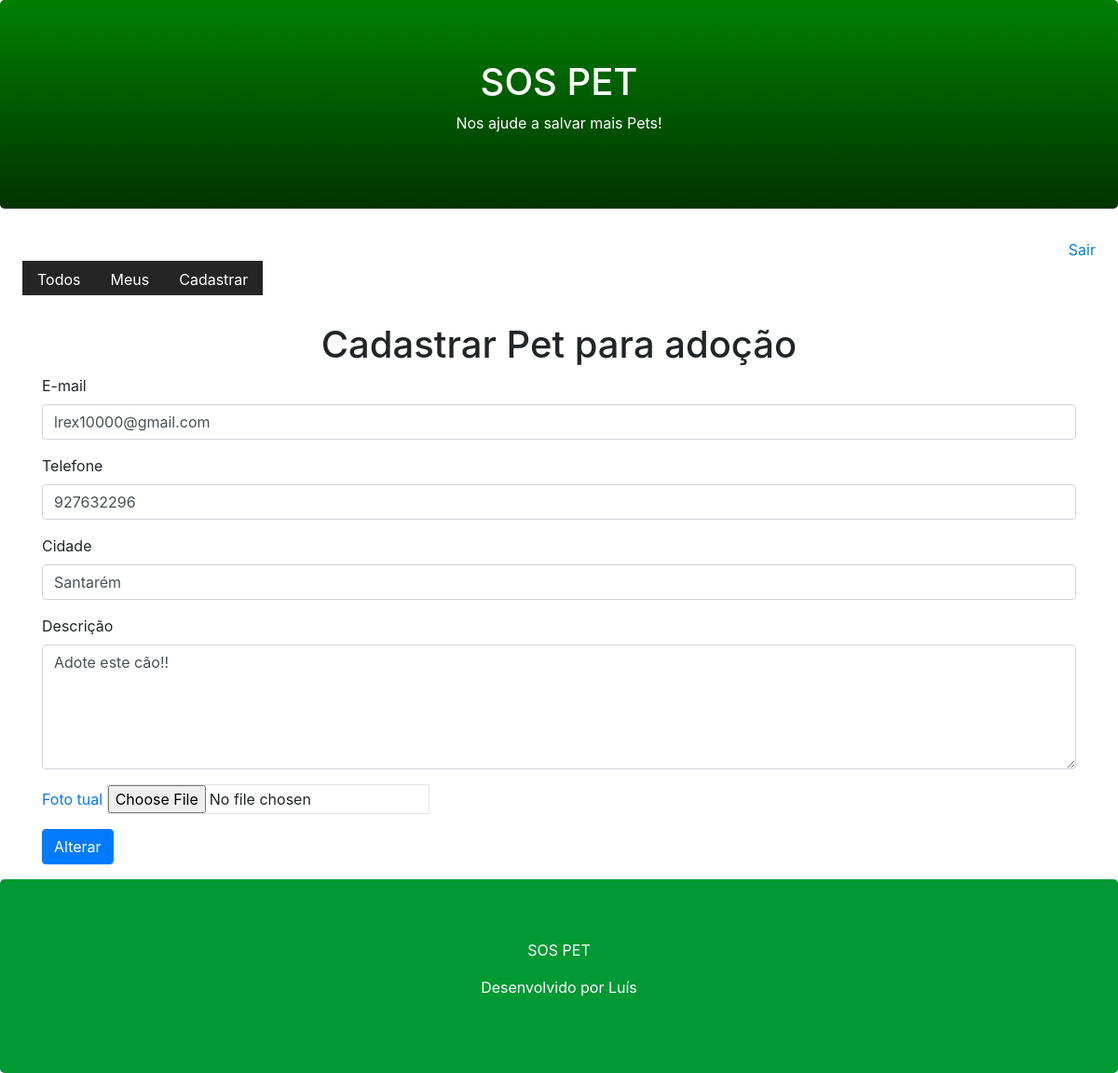
Screenshot of /pet/register/?id=4 (signed in) with the database file from the repository.
### core/models.py (models this page shows, shortened)
class Pet(models.Model):
    city = models.CharField(max_length=100)
    description = models.TextField()
    phone = models.CharField(max_length=11)
    email = models.EmailField()
    begin_date = models.DateTimeField(auto_now_add=True)
    photo = models.ImageField(upload_to='pet')
    active = models.BooleanField(default=True)
    user = models.ForeignKey(User, on_delete=models.CASCADE)

### core/views.py (the view)
# urls.py: path('pet/register/', views.register_pet),
@login_required(login_url='/login/')
def register_pet(request):
    pet_id = request.GET.get('id')
    if pet_id:
        pet = Pet.objects.get(id=pet_id)
        if pet.user == request.user:
            return render(request, 'register-pet.html', {'pet':pet})
    return render(request,'register-pet.html')

### core/templates/register-pet.html (shortened to what this page needs)
{% extends "model-page.html" %}
{% block content %}
    <h1 class="text-center"> Cadastrar Pet para adoção </h1>
    <form enctype="multipart/form-data" action="submit", method="POST">{% csrf_token %}
    <div class="container">
        <div class="form-group">
            <label for="email"> E-mail </label>
            <input class="form-control" name="email" type="text" value="{{ pet.email }}">
        </div>
        <div class="form-group">
            <label for="phone"> Telefone </label>
            <input class="form-control" name="phone" type="text" value="{{ pet.phone }}">
        </div>
        <div class="form-group">
            <label for="city"> Cidade </label>
            <input class="form-control" name="city" type="text" value="{{ pet.city }}">
        </div>
        <div class="form-group">
            <label for="description"> Descrição </label>
            <textarea class="form-control" rows="5" name="description">{{ pet.description }}</textarea>
        </div>
        <div class="form-group">
            <a href="/media/{{ pet.photo }}" target="blank">Foto tual</a>
            <input type="file" class="form-group-file border" name="file" accept="image/*">
        </div>
        <button type="submit" class="btn btn-primary">
            {% if pet %}
                Alterar
            {% else %}
                Cadastrar
            {% endif %}
        </button>
    </div>
    </form>
{% endblock %}

### rows the page displays
Pet: email "lrex10000@gmail.com", phone "927632296", city "Santarém", description "Adote este cão!!"
